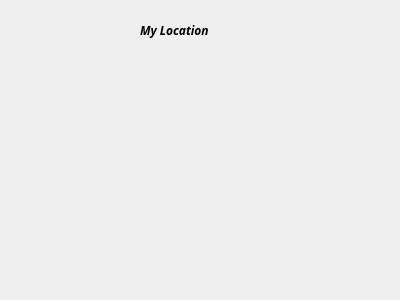
<?xml version="1.0" encoding="UTF-8"?>
<ui version="4.0">
 <class>Dialog</class>
 <widget class="QDialog" name="Dialog">
  <property name="geometry">
   <rect>
    <x>0</x>
    <y>0</y>
    <width>400</width>
    <height>300</height>
   </rect>
  </property>
  <property name="windowTitle">
   <string>Dialog</string>
  </property>
  <widget class="QLabel" name="label">
   <property name="geometry">
    <rect>
     <x>140</x>
     <y>10</y>
     <width>161</width>
     <height>41</height>
    </rect>
   </property>
   <property name="font">
    <font>
     <family>Ubuntu Condensed</family>
     <weight>75</weight>
     <italic>true</italic>
     <bold>true</bold>
    </font>
   </property>
   <property name="text">
    <string>My Location </string>
   </property>
  </widget>
  <widget class="QLabel" name="label_4">
   <property name="geometry">
    <rect>
     <x>110</x>
     <y>60</y>
     <width>131</width>
     <height>81</height>
    </rect>
   </property>
   <property name="text">
    <string/>
   </property>
  </widget>
 </widget>
 <resources/>
 <connections/>
</ui>
